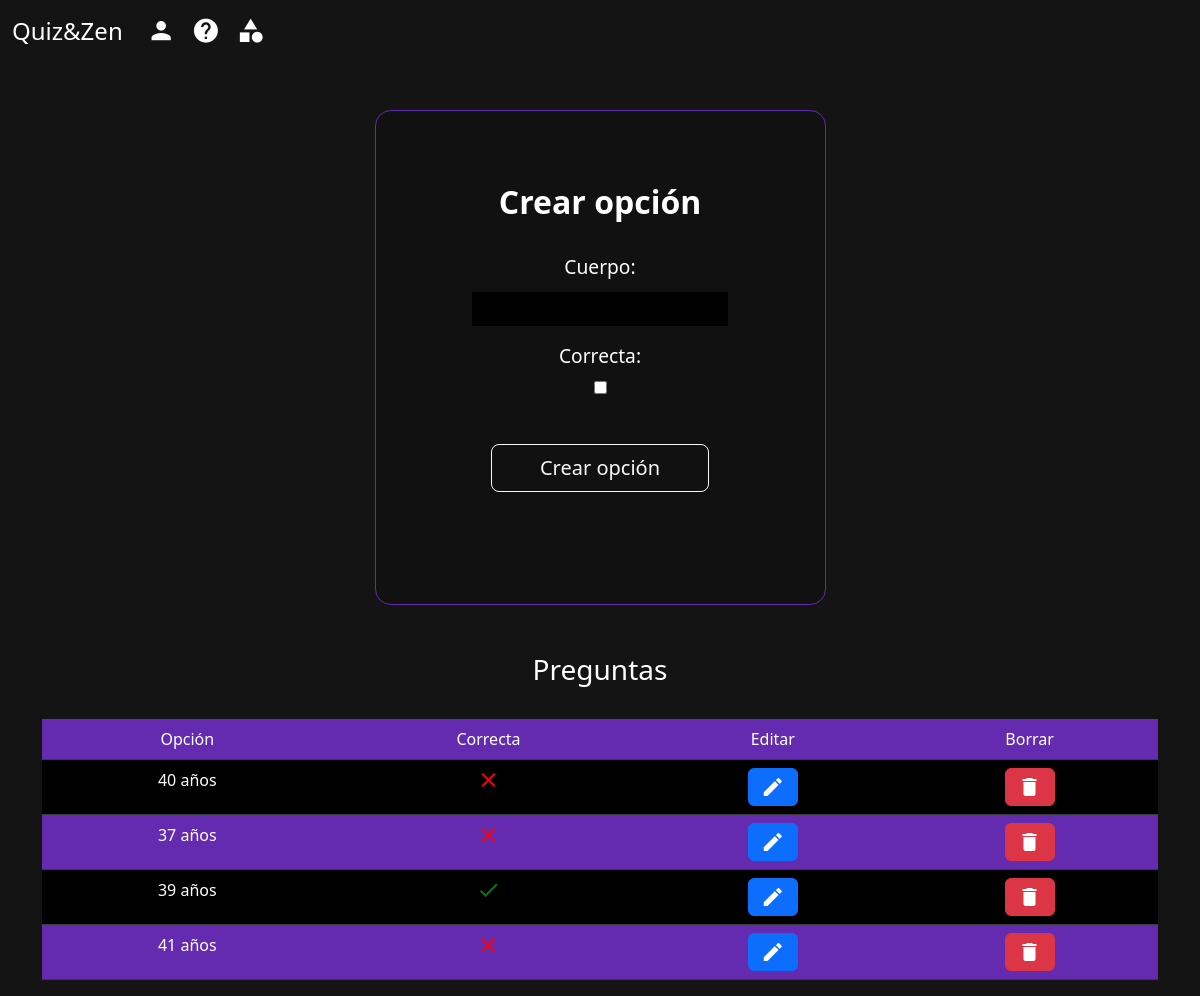
The page /quiz/crear-opciones/admin/adivina-la-edad-del-famoso/3/ (signed in) on the database its author committed.
### quizz/models.py (models this page shows, shortened)
class Opcion(models.Model):
    cuerpo = models.CharField(max_length=300)
    creado = models.DateTimeField(auto_now_add=True)
    correcta = models.BooleanField(default=False)
    pregunta = models.ForeignKey(Pregunta, on_delete=models.CASCADE, related_name='opciones')
    class Meta:
        verbose_name = 'Opcion'
        verbose_name_plural = 'Opciones'
        ordering = ['creado']
    def __str__(self):
        return f'{self.cuerpo}'

class Quiz(models.Model):
    nombre = models.CharField(max_length=140)
    slug = models.SlugField(max_length=200, unique=True)
    creado = models.DateTimeField(auto_now_add=True)
    imagen = models.ImageField(upload_to='quizz/portada/%Y/%m/%d')
    autor = models.ForeignKey(User, on_delete=models.CASCADE, related_name='quizzes')
    aprobado = models.BooleanField(default=True)
    tag = TaggableManager()
    class Meta:
        ordering = ['-creado']
        verbose_name = 'Quiz'
        verbose_name_plural = 'Quizzes'

class Pregunta(models.Model):
    titulo = models.CharField(max_length=160)
    imagen = models.ImageField(upload_to='preguntas/images/%Y/%m/%d', blank=True)
    puntos = models.PositiveIntegerField(default=0)
    creado = models.DateTimeField(auto_now_add=True)
    quiz = models.ForeignKey(Quiz, on_delete=models.CASCADE, related_name='preguntas')
    class Meta:
        verbose_name = 'Pregunta'
        verbose_name_plural = 'Preguntas'
        ordering = ['creado']
    def __str__(self):
        return self.titulo

### quizz/views.py (the view)
# urls.py: path('quiz/crear-opciones/<usuario>/<slug:quiz_slug>/<int:pregunta_id>/', views.createAnswers, name='create_answers'),
@login_required
def createAnswers(request, usuario, quiz_slug, pregunta_id):
    user = get_object_or_404(User, username=usuario)
    quiz = get_object_or_404(Quiz, autor=user, slug=quiz_slug)
    pregunta = get_object_or_404(Pregunta, quiz=quiz, pk=pregunta_id)
    opciones = Opcion.objects.filter(pregunta=pregunta)
    if request.method == 'POST':
        form_r = CrearRespuesta(request.POST)
        if form_r.is_valid():
            respuesta = form_r.save(commit=False)
            respuesta.pregunta = pregunta
            respuesta.save()
            return redirect(reverse('create_answers', args=[request.user.username, quiz.slug, pregunta.id]))
    else:
        form_r = CrearRespuesta()
    context = {'user':user, 'quiz':quiz, 'pregunta':pregunta, 'opciones': opciones,'form_r':form_r,}
    return render(request, 'quiz/create_answers.html', context)

### quizz/forms.py
class CrearRespuesta(forms.ModelForm):
    class Meta:
        model = Opcion
        fields = ['cuerpo', 'correcta']

### quizz/templates/quiz/create_answers.html (shortened to what this page needs)
{% extends 'base.html' %}
{% block contenido %}
    <section class="vh-60 gradient-custom">
        <div class="container py-5 h-60">
        <div class="row d-flex justify-content-center align-items-center h-100">
            <div class="col-12 col-md-8 col-lg-6 col-xl-5">
            <div class="card bg-dark text-white" style="border-radius: 1rem;">
                <div class="card-body p-5 text-center">
                    <div class="mb-md-5 mt-md-4 pb-3">
                        <h2 class="fw-bold mb-2">Crear opci&oacute;n</h2>
                        <br>
                        <form method="POST" action="" class="text-center" enctype="multipart/form-data">
                            {{form_r.as_p}}
                            <br>
                            <input class="btn btn-outline-light btn-lg px-5" type="submit" value="Crear opci&oacute;n">
                        </form>
                    </div>
                </div>
            </div>
            </div>
        </div>
        </div>
    </section>
    <section class="container text-center">
        <h3 style="color:#fff;">
            Preguntas
        </h3>
        <br>
        <table class="table table-dark table-striped table-top">
            <tr class="table-dark">
                <td class="table-dark purple"  style="background:#642bb1 !important;">
                    Opci&oacute;n
                </td>
                <td class="table-dark purple"  style="background:#642bb1 !important;">
                    Correcta
                </td>
                <td class="table-dark purple"  style="background:#642bb1 !important;">
                    Editar
                </td>
                <td class="table-dark purple"  style="background:#642bb1 !important;">
                    Borrar
                </td>
            </tr>
            {% if opciones %}
                {% for opcion in opciones %}
                    <tr class="table-dark">
                        <td class="table-dark">
                            {{opcion}}
                        </td>
                        <td class="table-dark">
                            {% if opcion.correcta %}
                                <span class="material-icons" style="color:green;">
                                </span>
                            {% else %}
                                <span class="material-icons" style="color:red;">
                                </span>
                            {% endif %}
                        </td>
                        <td class="table-dark">
                            <a class="btn btn-primary material-icons" href="{% url 'edit_answer' user quiz.slug pregunta.id opcion.id %}">
                            </a>
                        </td>
                        <td class="table-dark">
                            <a class="btn btn-danger material-icons" href="{% url 'delete_answers' user quiz.slug pregunta.id opcion.id %}">
                            </a>
                        </td>
                    </tr>
                {% endfor %}
            {% else %}
                <tr >
                    <td style="color:#fff;border: none;background: transparent;text-align: center;">
                        No hay opciones...
                    </td>
                </tr>
            {% endif %}
        </table>
    </section>
{% endblock contenido %}

### quizz/static/css/main.css (style rules this page uses)
* { margin: 0; padding: 0; box-sizing: 0; }
body { background: #141414; }

### quizz/templates/quiz/create_answers.html (style rules this page uses)
input { display: block; margin: auto; display: block; padding: 5px; margin-top: 10px; }
label { font-size: 1.2em !important; }
input[type="text"], input[type='password'], input[type='email'] { background: #000 !important; outline: none !important; width: 100%; max-width: 16em; color: #fff; border: none !important; }
.bg-dark { background: rgb(17, 17, 17) !important; border: 1px solid #642bb1; }
.table-dark { --bs-table-striped-bg: #642bb1 !important; --bs-table-bg: #000; }

### rows shown on the page
Opcion: cuerpo "40 años", correcta False (drawn)
Opcion: cuerpo "37 años", correcta False (drawn)
Opcion: cuerpo "39 años", correcta True (drawn)
Opcion: cuerpo "41 años", correcta False (drawn)
